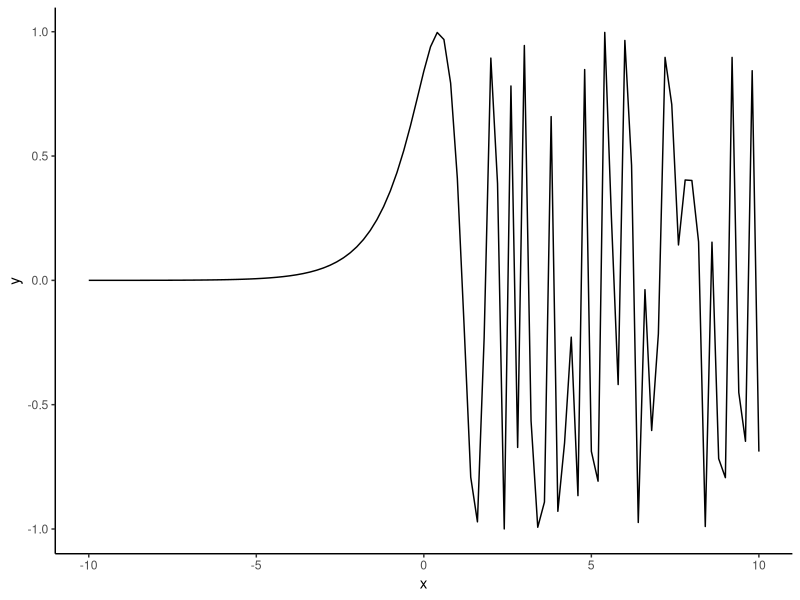
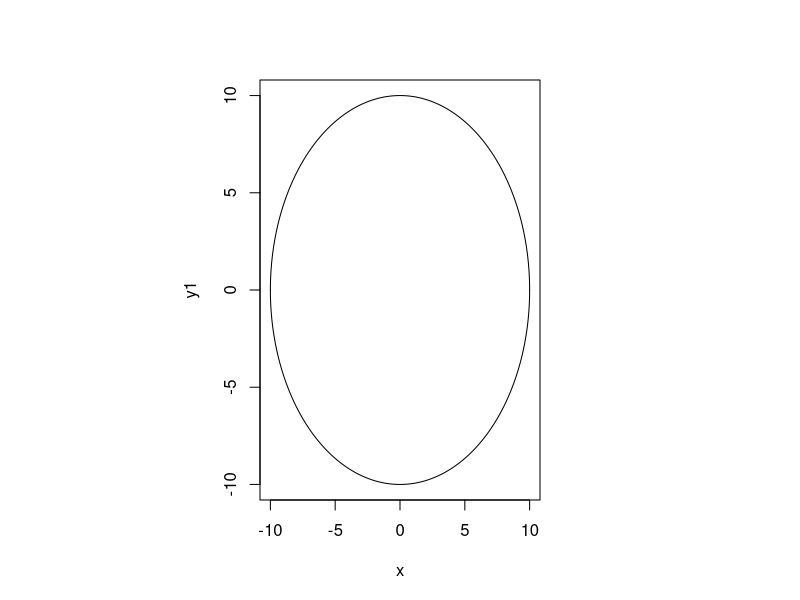
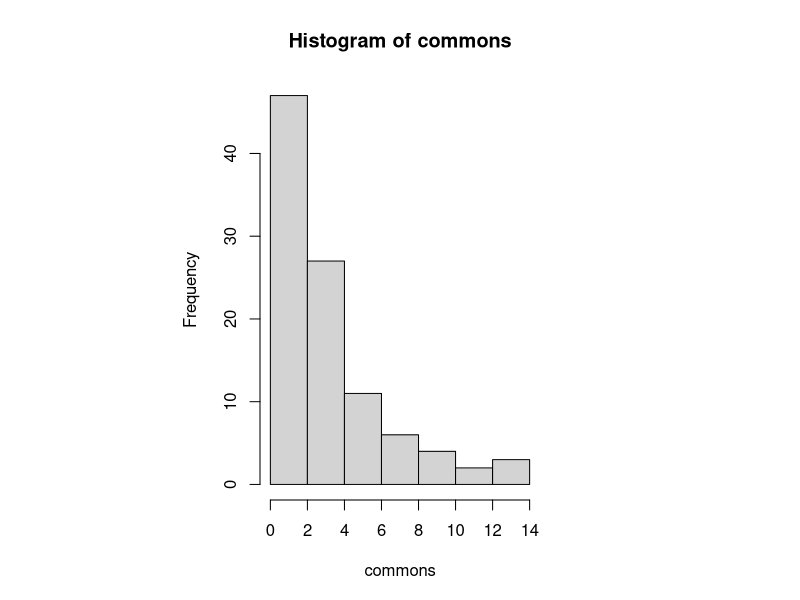
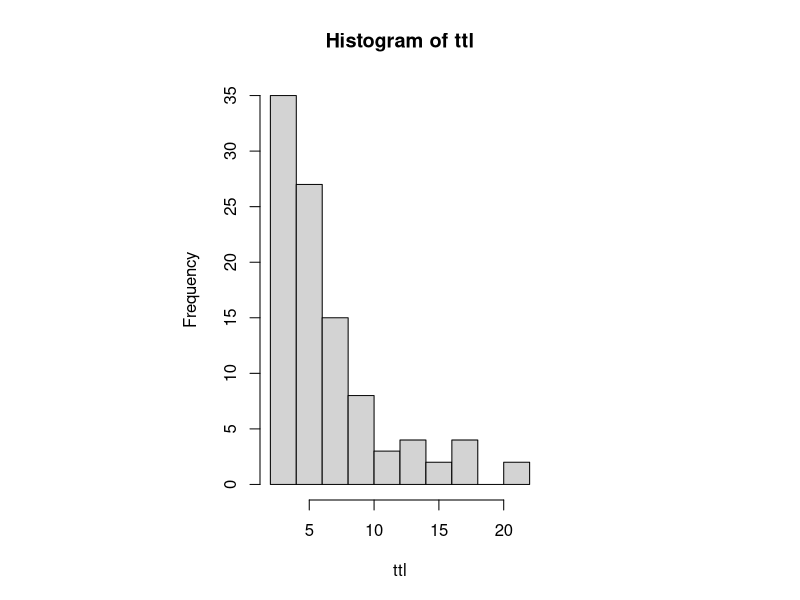

Reproduce these figures in R, in order.
# Functions

# Module function
module <- function(x){
  sqrt(x^2)
} ## return absolute value |x|

# Or also:
module2 <- function(x){
  if(x < 0){-x}
  else{x}
}

# remainder operation
5 %% 3

# Function to check if number is odd
even_or_odd <- function(x){
  ifelse(x %% 2 == 0, "Even", "Odd")
}

even_or_odd(5.5)

# Function to take factorial
factorial <- function(x){
  result <- c()
  fact <- 1
  for(i in 1:x){
    fact <- fact * i
    result[i] <- fact
  }
  result[x]
}

factorial(5)

# Weird looking function
# Note that I am loading it here but the stylish way to do this in R is to load
# the packages you will use first, it's easier for replicability 

require(ggplot2)
sin_exp <- function(x){
  sin(exp(x))
}

ggplot(data.frame(x = c(-10, 10)), aes(x)) + 
  stat_function(fun = sin_exp)+
  theme_classic()

# Let's write a function for the circle
circle <- function(R){
  x <- seq(-R, R, by = 0.001)
  y1 <- sqrt(R^2 - x^2)
  y2 <- -y1
  par(mar = c(5, 13, 4, 13))
  plot(x, y1, ylim = c(-R, R), xlim = c(-R, R), type = "l")
  lines(x, y2)
}

circle(10)

# Fibonacci Loop
#### Let's build the Fibonacci Sequence in two different ways
##set number of iterations
n <- 6

##initialize a and b 
a <- 1
b <- 1

##create the loop:
##first say we want to iterate from 1 to n 
for (i in 1:n){
  if (a <= b) {## set if condition 
  print(a <- a + b) ##command for if the condition above holds
  }
  else {print(b <- a + b) ## if the condition above doesn't hold, do this command 
  }
}

#### But there are lots of ways to do the exact same R 
#### First, let's try to add the one line if else statement 
a <- 1
b <- 1 
for (i in 1:n){
  ifelse(a <= b, print(a <- a + b), print(b <- a + b))
}

#### The loop above is just more elegant - we did all that in only a couple of lines! 
#### but you might have a classmate who does this loop completely differently 
#### recalling that the Fibonacci Sequence is just adding the previous two terms...
#### we could write a loop that gets closer to this actual algorithm 

#### first, lets sketch out the loop we need to make 
############ LOOP SKETCH! 

#### Start with the concept
## first, start with a and b equal to one
## to get element i, add the two previous elements (element_i-1 and element_i-2)

#### Now translate that idea into R language
## we want to create a vector where we add two elements to get the next one...
## since we need to be able to refer to the previous elements, we want to use a vector
## as opposed to the last loop, where we started with two elements and updated their value

## create an empty vector 
## we will fill this empty vector one element at a time in our loop
## the number of times we go through the loop will end up being the length of the vector 

fibonacci <- c()

## set number of iterations; we will end up with a vector called fibonacci that is 
n <- 6

for (i in 1:n){
  ifelse(i <= 2,fibonacci[i] <- 1, fibonacci[i] <- fibonacci[i - 1] + fibonacci[i - 2])
}
print(fibonacci)


########### Now that we know how to do loops, we can try to simulate a probability problem
########### simualtions are useful when problems are hard analytically! 

########### First, we'll do a very easy coin flip problem
sims <- 10000
heads <- c()

set.seed(124)

for (i in 1:sims){
  heads[i]<- sample(c("Head", "Tails"), 1)
}
sum(heads == "Head")/length(heads)

########### Lets play the roulette 1000 times, always betting for the number 7

results <- c()

roulette <- c(1:36)

for(i in 1:1000){
  result <- sample(roulette, 1)
  ifelse(result == 7, results[i] <- "win", results[i] <- "loose")
}

sum(results == "win")/1000

# Different ways to loop: sometimes we want iterations to keep running until
# some condition is met

# For example, stop the loop if the iteration number is 15, we can use the "break"
# command, or keep printing otherwhise
x <- 1 : 100
for (i in x) {
  if (i == 15){
    break
  }
  print(i)
}


## And we could achieve something similar using the while command
x <- c(0)
while(x < 100){
  x <- x + 1
  print(x)
}

## We can use while to solve an optimization problem. 

## Suppose we have found that the derivative of a function f'(x) = 5x^3 - 2 and we want to
## find the value of x that gives us the critical point for that function

## Analytically this is dumb but we will have harder problems in the quant sequence

## We can make while search for the value we want
x <- 0
y <- 1

while(module(y) > 0.01){
  x <- runif(1, min = -10, max = 10)
  y <- 5*(x)^3 - 2
  if(module(y) <= 0.01){
    print(x)}
}
(2/5)^(1/3)


## Nested loop

## Suppose we have a vector of 100 elements and another vector of 10 elements
## and we want to multiply each of the 100 elements by the 10 elements

# 100 random values:
x_i <- runif(100, 0, 1)
y_j <- 1:10

# Fill a matrix with that dimensions (we will replace the values)
product <- matrix(NA, nrow = 100, ncol = 10)

# Loop through i first and j second
for(i in 1:length(x_i)){
  for(j in 1:length(y_j))
  {
    product[i,j] <- x_i[i]*y_j[j]
  }
}
head(product)

########## Next, we'll try the monster game from our friends at 538 
########## link to problem: http://fivethirtyeight.com/features/can-you-slay-the-puzzle-of-the-monsters-gems/

#### basic idea: slay a monster, it lays a gem. 
###### gem is either common, uncommon, or rare, with ratio 3:2:1
###### how many common gems will you have by the time you have one of each type?

gems <- c("common", "uncommon", "rare") ##create a vector of gems 
gem_probabilities <- c(1/2, 1/3, 1/6)

##set number of iterations/trials
R <- 100

commons = numeric(R)
uncommons = numeric(R)
rares = numeric(R)
ttl = numeric(R)
pct_common = numeric(R)

for (j in 1:R) {
  common_cnt <- 0
  uncommon_cnt <- 0
  rare_cnt <- 0
  while (common_cnt < 1 || uncommon_cnt < 1 || rare_cnt < 1) {
    a <- sample(gems,1, prob = gem_probabilities)
    if (a == "common") {
      common_cnt = common_cnt + 1
    } else if (a == "uncommon") {
      uncommon_cnt = uncommon_cnt + 1
    } else if (a == "rare") {
      rare_cnt = rare_cnt + 1
    }
  }
  commons[j] <- common_cnt
  uncommons[j] <- uncommon_cnt
  rares[j] <- rare_cnt
  ttl[j] <- common_cnt + uncommon_cnt + rare_cnt
  pct_common[j] <- common_cnt / (common_cnt + uncommon_cnt + rare_cnt)
}
hist(commons)
hist(ttl)
